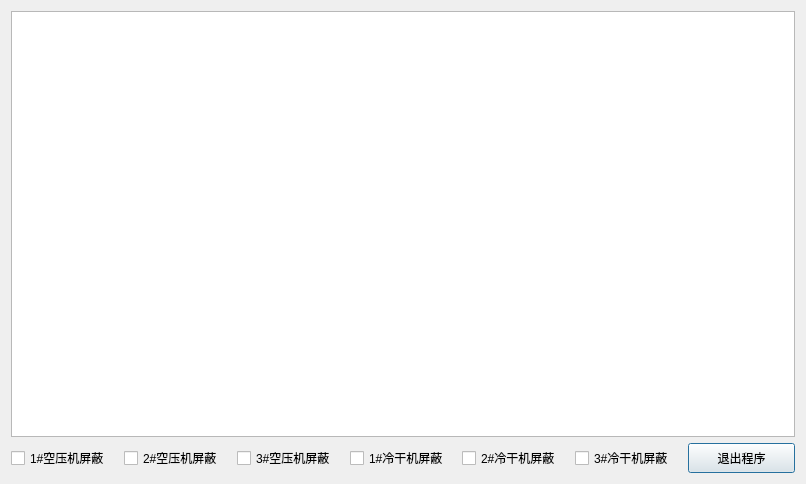
<?xml version="1.0" encoding="UTF-8"?>
<ui version="4.0">
 <class>WarningHintDialog</class>
 <widget class="QDialog" name="WarningHintDialog">
  <property name="geometry">
   <rect>
    <x>0</x>
    <y>0</y>
    <width>806</width>
    <height>484</height>
   </rect>
  </property>
  <property name="windowTitle">
   <string>警告提示信息</string>
  </property>
  <layout class="QVBoxLayout" name="verticalLayout">
   <item>
    <widget class="QTextEdit" name="textEdit"/>
   </item>
   <item>
    <layout class="QHBoxLayout" name="horizontalLayout">
     <item>
      <widget class="QCheckBox" name="stopCompressor1">
       <property name="minimumSize">
        <size>
         <width>0</width>
         <height>30</height>
        </size>
       </property>
       <property name="text">
        <string>1#空压机屏蔽</string>
       </property>
      </widget>
     </item>
     <item>
      <widget class="QCheckBox" name="stopCompressor2">
       <property name="minimumSize">
        <size>
         <width>0</width>
         <height>30</height>
        </size>
       </property>
       <property name="text">
        <string>2#空压机屏蔽</string>
       </property>
      </widget>
     </item>
     <item>
      <widget class="QCheckBox" name="stopCompressor3">
       <property name="minimumSize">
        <size>
         <width>0</width>
         <height>30</height>
        </size>
       </property>
       <property name="text">
        <string>3#空压机屏蔽</string>
       </property>
      </widget>
     </item>
     <item>
      <widget class="QCheckBox" name="stopDryer1">
       <property name="minimumSize">
        <size>
         <width>0</width>
         <height>30</height>
        </size>
       </property>
       <property name="text">
        <string>1#冷干机屏蔽</string>
       </property>
      </widget>
     </item>
     <item>
      <widget class="QCheckBox" name="stopDryer2">
       <property name="minimumSize">
        <size>
         <width>0</width>
         <height>30</height>
        </size>
       </property>
       <property name="text">
        <string>2#冷干机屏蔽</string>
       </property>
      </widget>
     </item>
     <item>
      <widget class="QCheckBox" name="stopDryer3">
       <property name="minimumSize">
        <size>
         <width>0</width>
         <height>30</height>
        </size>
       </property>
       <property name="text">
        <string>3#冷干机屏蔽</string>
       </property>
      </widget>
     </item>
     <item>
      <widget class="QPushButton" name="exitBtn">
       <property name="minimumSize">
        <size>
         <width>0</width>
         <height>30</height>
        </size>
       </property>
       <property name="text">
        <string>退出程序</string>
       </property>
      </widget>
     </item>
    </layout>
   </item>
  </layout>
 </widget>
 <resources/>
 <connections/>
</ui>
